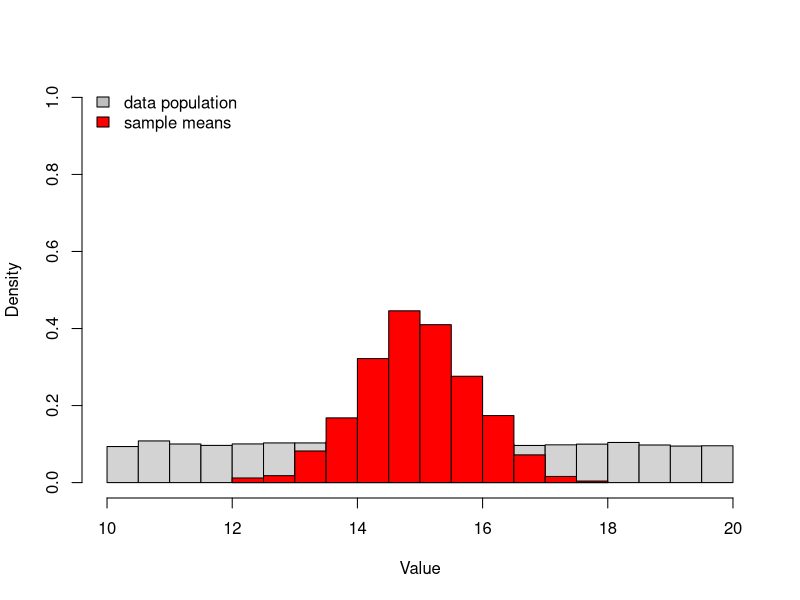
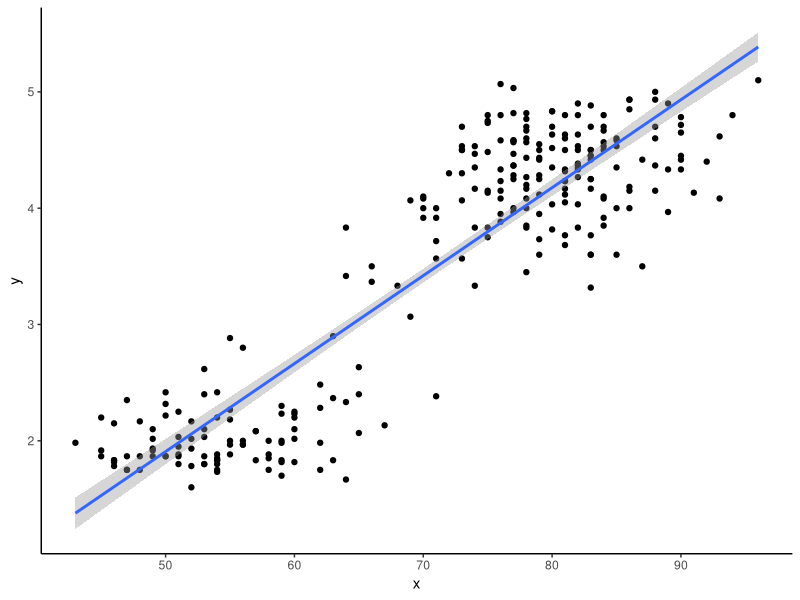
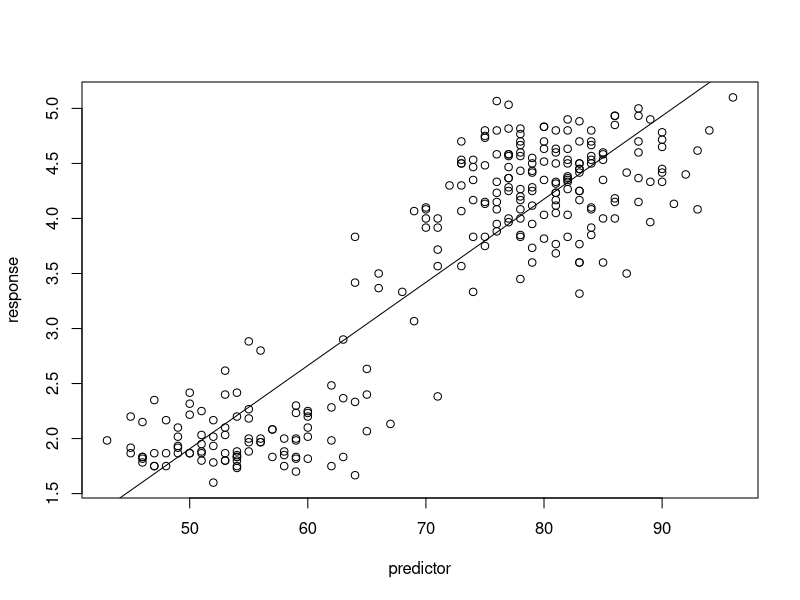
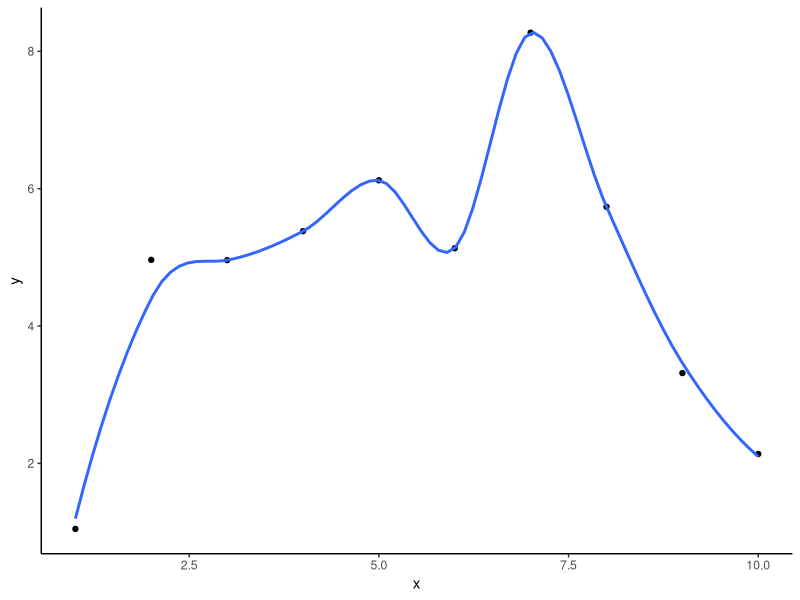
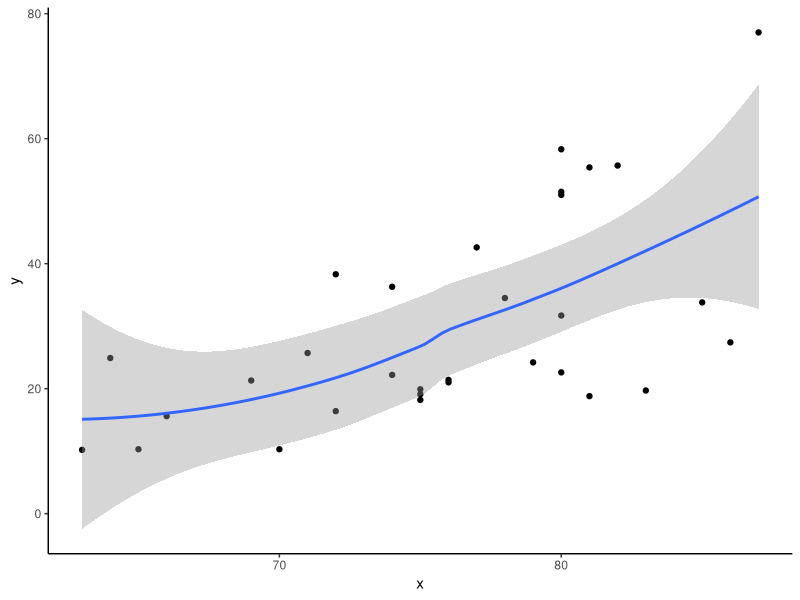
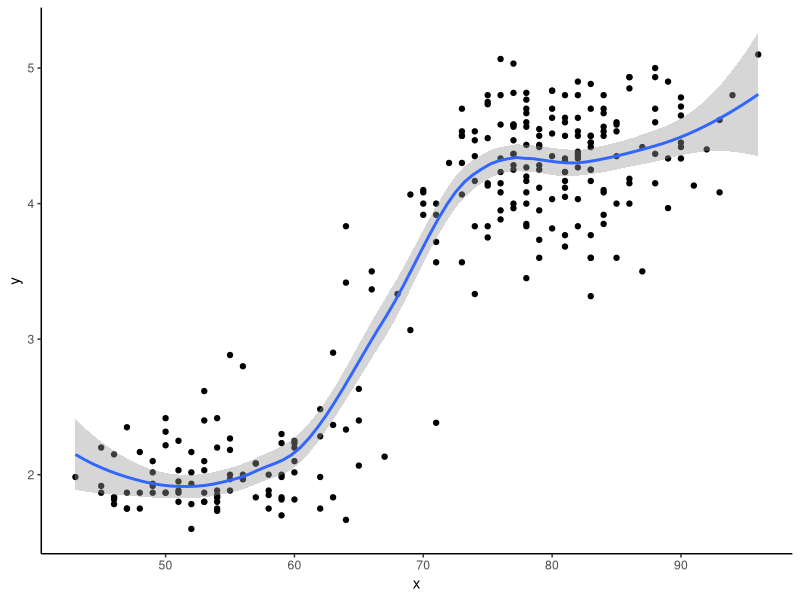
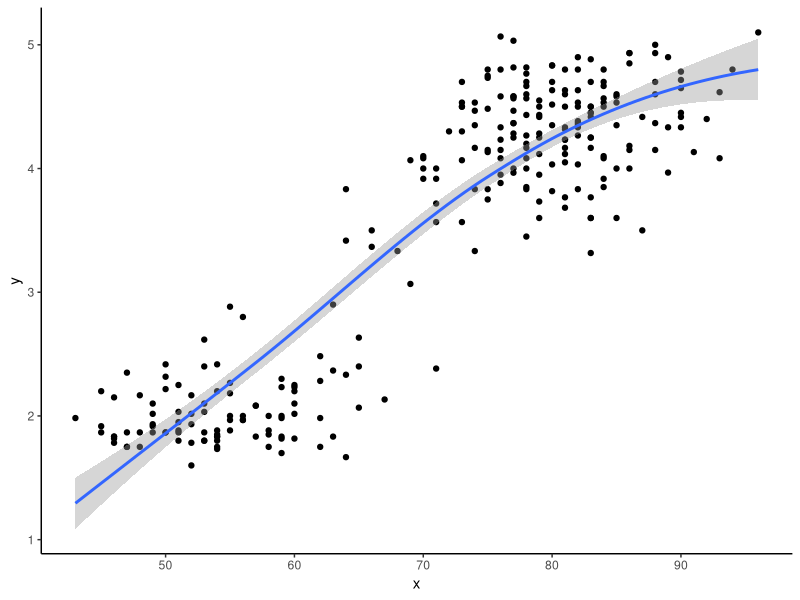
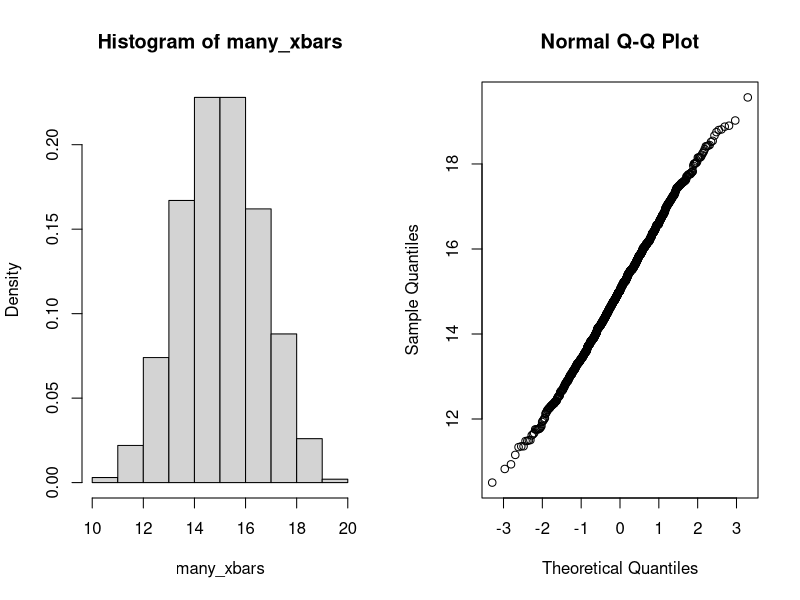

R code for these plots, in order: (Note: this script raises an error after producing the figures.)
## ---- chunk 1
library(dplyr)
library(ggplot2)
knitr::opts_chunk$set(echo = TRUE,cache = TRUE)
## ---- chunk 2

#  NRES 746, Lab 1  ----------------------
##  University of Nevada, Reno                        
##  Computational algorithms and review of statistics  

## ---- chunk 3

 # demo function (not part of lab)

myfunc <- function(x){
    # [add code here!]
}

## ---- chunk 4
myfunc <- function(x){     # demo function (not part of lab)
    sum(x)
}

## ---- chunk 5

# CENTRAL LIMIT THEOREM demonstration ------------------------

N <- 10          # sample size
lots <- 1000       # placeholder representing infinity 

##  Define the random number distribution. ------------------

runif(N,10,20)   # try uniform random number generator with min of 10 and max of 20. 

many_samples = replicate(lots,runif(N,10,20))  # do it many times!
many_xbars = colMeans(many_samples)

hist(many_samples,freq=F,ylim=c(0,1),main="",xlab="Value")      # plot out the distribution of sample means
hist(many_xbars,freq=F,add=T,col="red")    # overlay the distribution of the underlying data from which we are drawing samples.
legend("topleft",fill=c("gray","red"),legend=c("data population","sample means"),bty="n")     # add a legend to the plot

## ---- chunk 6

# LAB 1 answer key  --------------------

# this is just one solution- there are lots of other possibilities

## exercise 1a  ----------------------

CoefVar <- function(x){    
  cv <- sd(x,na.rm=TRUE)/mean(x,na.rm=TRUE)
  return(cv)     
}
#CoefVar(c(2,3,4,3,2,3,4))   # test your function

## ---- chunk 7

# Testing your code ------------------------ 
#   Explore the "trees" dataset 

#?trees

summary(trees)    # learn more about the data

trees$Height    # extract the "Height" column from the trees dataset.

CoefVar(trees$Height)    # run your new function!

## ---- chunk 8

library(ggplot2)

## exercise 1b ---------------------

    # ggplot version
DrawLine <- function(x,y){ 
  coefs <- coef(lm(y~x))
  df = data.frame(x=x,y=y)
  plot = ggplot(df,aes(x,y)) +
    geom_point() +
    geom_smooth(method="lm") +
    theme_classic()
  print(plot)
  return(coefs)
}

      # base R version
DrawLine_base <- function(x,y){ 
  plot(y~x,xlab="predictor",ylab="response")
  mod = lm(y~x)
  coefs <- coef(mod)
  abline(mod)
  return(coefs)
}

## ---- chunk 9

#DrawLine(trees$Height,trees$Volume)

# ?faithful
# summary(faithful)

## ggplot version:
DrawLine(faithful$waiting,faithful$eruptions)    # test your function using the old faithful eruptions data

## ggplot version:
DrawLine_base(faithful$waiting,faithful$eruptions)

## ---- chunk 10

## exercise 1c --------------------

    # ggplot version
DrawLine2 <- function(x,y,smooth=TRUE,span=1){ 
  if(smooth) coefs <- loess(y~x,span=span) else coefs <- coef(lm(y~x))
  df = data.frame(x=x,y=y)
  plot = ggplot(df,aes(x,y)) +
    geom_point() +
    geom_smooth(method="loess",span=span) +
    theme_classic()
  print(plot)
  return(coefs)
}

      # base R version
DrawLine2_base <- function(x,y,smooth=TRUE,span=1){  
  if(smooth==FALSE){
    plot(y~x)
    mod <- lm(y~x)
    coefs <- coef(mod)
    abline(coefs,lwd=2)
  }else{
    coefs <- loess(y~x,span=span)
    scatter.smooth(y~x,span=span,lpars=list(lwd=2))
  }
  return(coefs)     
}

## ---- chunk 11
xvec <- c(1:10)
yvec <- rnorm(length(xvec),c(2:6,7:3),2)
DrawLine2(xvec,yvec,smooth=T,span=0.5)    # run your new function!

DrawLine2(x=trees$Height,y=trees$Volume,smooth=F)

DrawLine2(faithful$waiting,faithful$eruptions,smooth=T,span=.5)    # test using the old faithful eruptions data

DrawLine2(faithful$waiting,faithful$eruptions,smooth=T,span=1.9)

## ---- chunk 12

## exercise 1d: CLT function  ------------------

CLTdemo <- function(N=10,min=0,max=1,visualize=T){
  lots <- 1000       # placeholder representing infinity 
  many_samples = replicate(lots,runif(N,min,max))  # generate lots of samples!
  many_xbars = colMeans(many_samples)  # compute lots of sample means
  if(visualize){
    layout(matrix(1:2,nrow=1))
    hist(many_xbars,freq=F)    # distribution of sample means.
    qqnorm(many_xbars)   # normal q-q plot
  }
  return(shapiro.test(many_xbars)$p.value)
}

## ---- chunk 13

CLTdemo(3,10,20)    # run your new function!

 ## you might want to replicate this many times...

replicate(5,CLTdemo(3,10,20,visualize=F))   # for example, replicate 5 times


## ---- chunk 14

newsum <- function(x,y=NULL){
  if(is.null(y)) sum(x) else x+y
}

newsum(5:10)   # use default value of y

newsum(5:10, 2)    

## ---- chunk 15

air_cleaned <- na.omit(airquality)    # remove rows with missing data

## ---- chunk 16

model1 <- lm(Ozone~Solar.R+Wind+Temp,data=air_cleaned)
summary(model1)

## ---- chunk 17

par(mfrow=c(3,2))
plot(model1, which=c(1:4))   # diagnostic plots (NOTE: the 'plot()' function returns these plots by default when the input is a linear regression model)


hist(residuals(model1), breaks=10)   # histogram of residuals
plot(predict(model1) ~ air_cleaned$Ozone)     # plot predicted vs observed- should follow 1:1 line. Examine this for model biases.
abline(0,1)

## ---- chunk 18

coplot(air_cleaned$Ozone~air_cleaned$Temp|air_cleaned$Solar.R,rows=1)  # the "|" operator can be read "conditional on"

       # alternatively, you can use ggplot
library(ggplot2)
ggplot(air_cleaned,aes(Temp,Solar.R)) +
  geom_point(aes(size=Ozone))


## ---- chunk 19
formula2 <- "Ozone ~ Wind + Solar.R * Temp"   # you can name formulas...
## ---- chunk 20

model2 <- lm(formula2,data=air_cleaned)

## ---- chunk 21

## exercise 2b: predict ozone concentration  ------------------

##  written answer:  the null hypothesis is that the true regression coefficient for the population of interest is zero. 

## ---- chunk 22

## exercise 2a: predict ozone concentration  ------------------

# summary(model2)
# ?airquality

library(ggeffects)
library(cowplot)

r1 = predict_response(model2, terms = "Wind")
r2 = predict_response(model2, terms = c("Temp","Solar.R"))

a = plot(r1,show_data = T, jitter = 0.1)
b = plot(r2,show_data = T, jitter = 0.1)

plot_grid(a,b)

anova(model2)
drop1(model2,test="Chisq")

model3 = lm(Ozone~scale(Wind)+scale(Solar.R)*scale(Temp),data=air_cleaned)
summary(model3)

## short answer: all variables are important and it is difficult to tell which is 'most important'. Standardized coefficients indicate that temperature may be the strongest effect, followed by wind. Interestingly, the main effect of the 'Temp' variable was 'non-significant' in model 2 but the effect was coded by the interaction term effectively. So when interaction terms are included in a model it does NOT make sense to interpret the main effect without also considering the interaction term. 

## ---- chunk 23

# Exercise 4: brute force z-tests! --------------------


#   from lecture...

z.test.algorithm <- function(sample, pop.mean, pop.sd){
  
  # Compute the sample statistic
  observed_mean <- mean(sample)
  sample.size <- length(sample)   # compute sample size

  # Generate SAMPLING DISTRIBUTION
  
  reps <- 1000                 # set the number of replicate samples
  null_dist <- numeric(reps)       # initialize a storage structure for sampling distribution
  
  for(i in 1:reps){            # for each replicate... 
    nullsamp <- rnorm(sample.size,pop.mean,pop.sd)      # draw a sample assuming no treatment effect       
    null_dist[i] <- mean(nullsamp)           # compute and store the samples produced under the null hypothesis
  }
  
  more.extreme <- length(which(null_dist<=observed_mean))       # how many of these samples equal or exceed the sample statistic?
  p_value <- more.extreme/reps
  
  to_return <- list()   # initialize object to return
  
  to_return$null_dist <- null_dist
  to_return$p_value <- p_value
  to_return$observed_mean <- observed_mean
  
  return(to_return)

}

# population.mean = 4.5
# population.sd = 0.9
# my.sample = c(3.14,3.27,2.56,3.77,3.34,4.32,3.84,2.19,5.24,3.09)
# ztest <- z.test.algorithm(sample = my.sample, pop.mean=population.mean, pop.sd=population.sd )

## ---- chunk 24
population.mean = 4.5
population.sd = 0.9
my.sample = c(3.14,3.27,2.56,3.77,3.34,4.32,3.84,2.19,5.24,3.09)
# ztest <- z.test.algorithm(sample = my.sample, pop.mean=population.mean, pop.sd=population.sd )  # use function from class..

z.test.q4a <- function(sample, pop.mean, pop.sd, onetail=T){
    # [add code here!]
}
#z.test.q4a(sample = my.sample, pop.mean=population.mean, pop.sd=population.sd,onetail=F )   # test your function

## ---- chunk 25

## Question 4a  -----------------------

z.test.q4a <- function(sample, pop.mean, pop.sd, onetail=T){
  
  # Compute the sample statistic

  observed_mean <- mean(sample)

  sample.size <- length(sample)   # compute sample size

  # Generate SAMPLING DISTRIBUTION

  reps <- 1000                 # set the number of replicate samples
  null_dist <- numeric(reps)       # initialize a storage structure for sampling distribution

  for(i in 1:reps){            # for each replicate...
    nullsamp <- rnorm(sample.size,pop.mean,pop.sd)      # draw a sample assuming no treatment effect
    null_dist[i] <- mean(nullsamp)           # compute and store the sample produced under the null hypothesis
  }

  if(onetail==T){
    more.extreme <- length(which(null_dist<=observed_mean))       # how many of these samples are more extreme than the sample statistic?
    p_value <- more.extreme/reps
  }else{
    obs_dev <- abs(observed_mean-pop.mean)
    low <- pop.mean-obs_dev       # limit to extremeness in low body mass
    high <- pop.mean+obs_dev       # limit to extremeness in high body mass
    more.extreme <- length(which((null_dist<=low)|(null_dist>=high)))
    p_value <- more.extreme/reps
  }


  to_return <- list()   # initialize object to return

  to_return$null_dist <- null_dist
  to_return$p_value <- p_value
  to_return$observed_mean <- observed_mean

  return(to_return)

}


## ---- chunk 26

z.test.q4a <- function(sample, pop.mean, pop.sd, onetail=T){

  observed_mean <- mean(sample)
  
  sample.size <- length(sample)   # compute sample size
  
  reps <- 1000                 # set the number of replicate samples
  null_dist <- numeric(reps)       # initialize a storage structure for sampling distribution
  
  for(i in 1:reps){            # for each replicate... 
    nullsamp <- rnorm(sample.size,pop.mean,pop.sd)      # draw a sample assuming no treatment effect       
    null_dist[i] <- mean(nullsamp)           # compute and store the sample produced under the null hypothesis
  }
  
  if(onetail==T){
    more.extreme <- length(which(null_dist<=observed_mean))       # how many of these samples are more extreme than the sample statistic?
    p_value <- more.extreme/reps
  }else{
    obs_dev <- abs(observed_mean-pop.mean)
    low <- pop.mean-obs_dev       # limit to extremeness in low body mass
    high <- pop.mean+obs_dev       # limit to extremeness in high body mass
    more.extreme <- length(which((null_dist<=low)|(null_dist>=high)))
    p_value <- more.extreme/reps
  }
 
  to_return <- list()   # initialize object to return
  
  to_return$null_dist <- null_dist
  to_return$p_value <- p_value
  to_return$observed_mean <- observed_mean
  
  return(to_return)

}


## ---- chunk 27

population.mean = 4.5
population.sd = 0.9
my.sample = c(5.14,3.27,4.56,3.77,3.34,4.32,3.84,3.19,5.24,4.09)
z.test.q4a(sample = my.sample, pop.mean=population.mean, pop.sd=population.sd,onetail=F )

   # also try using the code from lecture to compare against a "real" z-test!

## ---- chunk 28
population.mean = 4.5
population.sd = 0.9
my.sample = c(5.14,3.27,4.56,3.77,3.34,4.32,3.84,3.19,5.24,4.09)
## ---- chunk 29

grade_this({
  if (!is.function(.result)) {
    fail("Remember to comment out everything but the function!")
  }
  fail_if(!all(names(.result(sample = my.sample, pop.mean=population.mean, pop.sd=population.sd,onetail=T ))%in%c("null_dist","p_value","observed_mean")),"check the list names for your returned object")
  fail_if(.result(sample = my.sample, pop.mean=population.mean, pop.sd=population.sd,onetail=T )$observed_mean!=mean(my.sample),"sample mean is incorrect") 
  pass_if(near(.result(sample = my.sample, pop.mean=population.mean, pop.sd=population.sd,onetail=T)$p_value,
               .solution(sample = my.sample, pop.mean=population.mean, pop.sd=population.sd,onetail=T)$p_value, 0.05))
  fail()
})

## ---- chunk 30
null.data=c(2.2,3.86,6.39,4.6,3.43,5.16,4.36,4.22,6.31,4.61,5.13,4.12,4.64,4.03,5.01,7.33,5.35,4.7,2.82,4.87,3.87,5.95,5.28,4.02,3.58,4.03,5.38,5.5,3.07,3.29,3.45,5.25,5.7,1.26,5.28,4.19,4.76,4.2,4.81,2.5)
my.sample = c(3.14,3.27,2.56,3.77,3.34,4.32,3.84,2.19,5.24,3.09)
# ztest <- z.test.algorithm(sample = my.sample, pop.mean=population.mean, pop.sd=population.sd )  # use function from class..

z.test.q4b <- function(sample, null.data){
    # [add code here!]
}
#z.test.q4b(sample = my.sample, null.data )   # test your function

## ---- chunk 31

## Question 4b  --------------------

z.test.q4b <- function(sample=my.sample, null.data){

  # Compute the sample statistic
  
  observed_mean <- mean(sample)
  
  sample.size <- length(sample)   # compute sample size

  # Generate SAMPLING DISTRIBUTION
  
  reps <- 1000                 # set the number of replicate samples
  null_dist <- numeric(reps)       # initialize a storage structure for sampling distribution
  
  for(i in 1:reps){            # for each replicate... 
    nullsamp <- sample(null.data,sample.size,replace=T)      # draw a sample assuming no treatment effect       
    null_dist[i] <- mean(nullsamp)           # compute and store the sample produced under the null hypothesis
  }
  
  more.extreme <- length(which(null_dist<=observed_mean))       # how many of these samples are more extreme than the sample statistic?
  p_value <- more.extreme/reps
  
  to_return <- list()   # initialize object to return
  
  to_return$null_dist <- null_dist
  to_return$p_value <- p_value
  to_return$observed_mean <- observed_mean
  
  return(to_return)

}

## ---- chunk 32

z.test.q4b <- function(sample=my.sample, null.data){
  
  observed_mean <- mean(sample)
  
  sample.size <- length(sample)   # compute sample size
  
  reps <- 1000                 # set the number of replicate samples
  null_dist <- numeric(reps)       # initialize a storage structure for sampling distribution
  
  for(i in 1:reps){            # for each replicate... 
    nullsamp <- sample(null.data,sample.size,replace=T)      # draw a sample assuming no treatment effect       
    null_dist[i] <- mean(nullsamp)           # compute and store the sample produced under the null hypothesis
  }
  
  
  more.extreme <- length(which(null_dist<=observed_mean))       # how many of these samples are more extreme than the sample statistic?
  p_value <- more.extreme/reps
  
  to_return <- list()   # initialize object to return
  
  to_return$null_dist <- null_dist
  to_return$p_value <- p_value
  to_return$observed_mean <- observed_mean
  
  return(to_return)

}


## ---- chunk 33

null.data=c(2.2,3.86,6.39,4.6,3.43,5.16,4.36,4.22,6.31,4.61,5.13,4.12,4.64,4.03,5.01,7.33,5.35,4.7,2.82,4.87,3.87,5.95,5.28,4.02,3.58,4.03,5.38,5.5,3.07,3.29,3.45,5.25,5.7,1.26,5.28,4.19,4.76,4.2,4.81,2.5)
my.sample = c(3.14,3.27,2.56,3.77,3.34,4.32,3.84,2.19,5.24,3.09)
z.test.q4b(sample = my.sample, null.data )

## ---- chunk 34
null.data=c(2.2,3.86,6.39,4.6,3.43,5.16,4.36,4.22,6.31,4.61,5.13,4.12,4.64,4.03,5.01,7.33,5.35,4.7,2.82,4.87,3.87,5.95,5.28)
my.sample = c(3.14,3.27,2.56,3.77,3.34,4.32,3.84,2.19,5.24,3.09)
## ---- chunk 35

grade_this({
  if (!is.function(.result)) {
    fail("Remember to comment out everything but the function!")
  }
  fail_if(!all(names(.result(sample = my.sample, null.data=null.data))%in%c("null_dist","p_value","observed_mean")),"check the list names for your returned object")
  fail_if(.result(sample = my.sample, null.data=null.data)$observed_mean!=mean(my.sample),"sample mean is incorrect") 
  pass_if(near(.result(sample = my.sample, null.data=null.data)$p_value,
               .solution(sample = my.sample, null.data=null.data)$p_value, 0.05))
  fail()
})

## ---- chunk 36

# Exercise 5: Bootstrapping regression coefficients! ---------------

# first, grab the code from the lecture (bootstrapping R-squared)

# Function for returning a vector of R-squared statistics from models regressing a response variable on multiple possible predictor variables
   # here we assume that all columns in the input data frame that are NOT the response variable are potential predictor variables.

Rsquared <- function(df,responsevar="Volume"){    # univariate models only- interaction and multiple regression not implemented here
  response <- df[,responsevar]       # extract the response variable
  names <- names(df)                  
  rsq <- numeric(length(names))        # named storage vector
  names(rsq) <- names(df)               
  rsq <- rsq[names(rsq)!=responsevar]           # assume that all columns that are not the response variable are possible predictor variables
  for(i in names(rsq)){         # loop through predictors
      predictor <- df[,i]                  # extract this predictor
      model <- lm(response~predictor)       # regress response on predictor
      rsq[i] <- summary(model)$r.square       # extract R-squared statistic
  }
  return(rsq)     
}

boot_sample <- function(df,statfunc,n_samples,n_stats,responsevar="Volume"){
  indices <- c(1:nrow(df))
  output <- matrix(NA,nrow=n_samples,ncol=n_stats)        # storage object- to store a single bootstrapped sample from the original data
  
  for(i in 1:n_samples){              # for each bootstrap replicate:
    boot_rows <- sample(indices,size=nrow(df),replace=T)         # randomly sample observations with replacement
    newdf <- df[boot_rows,]                       # dataframe of bootstrapped observations
    output[i,] <- statfunc(newdf,responsevar)                 # generate statistics from the bootstrapped sample  (e.g., compute Rsquared after regressing y on all possible x variables)
  }
  return(output)
}

# boot <- boot_sample(df=trees,statfunc=Rsquared,n_samples=1000,n_stats=2)   # generate test statistics (Rsquared vals) for 1000 bootstrap samples
# confint <- apply(boot,2,function(t)  quantile(t,c(0.025,0.5,0.975)))       # summarize the quantiles to generate confidence intervals for each predictor variable
# colnames(confint) <- names(stat)
# t(confint)


## ---- chunk 37
df <- mtcars[,c(1,3,4,6)]
   
RegressionCoefs <- function(df,responsevar){
    # [add code here!]
}
# RegressionCoefs(df,"mpg")

## ---- chunk 38

## exercise 5a  -------------------

RegressionCoefs <- function(df=trees,responsevar="Volume"){    # univariate models only- interaction and multiple regression not implemented here
  response <- df[,responsevar]       # extract the response variable
  names <- names(df)                  
  coefs <- numeric(length(names))        # named storage vector
  names(coefs) <- names(df)               
  coefs <- coefs[names(coefs)!=responsevar]           # assume that all columns that are not the response variable are possible predictor variables
  i=names(coefs)[1]
  for(i in names(coefs)){         # loop through predictors
      predictor <- df[,i]                  # extract this predictor
      model <- lm(response~predictor)       # regress response on predictor
      coefs[i] <- coefficients(model)["predictor"]       # extract slope term
  }
  return(coefs)     
}


## ---- chunk 39

RegressionCoefs <- function(df=trees,responsevar="Volume"){    # univariate models only- interaction and multiple regression not implemented here
  response <- df[,responsevar]       # extract the response variable
  names <- names(df)                  
  coefs <- numeric(length(names))        # named storage vector
  names(coefs) <- names(df)               
  coefs <- coefs[names(coefs)!=responsevar]           # assume that all columns that are not the response variable are possible predictor variables
  i=names(coefs)[1]
  for(i in names(coefs)){         # loop through predictors
      predictor <- df[,i]                  # extract this predictor
      model <- lm(response~predictor)       # regress response on predictor
      coefs[i] <- coefficients(model)["predictor"]       # extract slope term
  }
  return(coefs)     
}


## ---- chunk 40

RegressionCoefs(df=trees,responsevar="Volume")   # should return two regression coefficients

## ---- chunk 41
grade_this({
  if (!is.function(.result)) {
    fail("Remember to comment out everything but the function!")
  }
  pass_if(all(.result(df=trees,responsevar="Volume")==.solution(df=trees,responsevar="Volume")))
  fail()
})

## ---- chunk 42
df <- mtcars[,c(1,3,4,6)]
responsevar="mpg"

 # note: this is copied from the lecture code...
boot_sample <- function(df,statfunc,n_samples,responsevar="Volume"){
  indices <- c(1:nrow(df))
  output <- matrix(NA,nrow=n_samples,ncol=ncol(df)-1)        # storage object- to store a single bootstrapped sample from the original data
  
  for(i in 1:n_samples){              # for each bootstrap replicate:
    boot_rows <- sample(indices,size=nrow(df),replace=T)         # randomly sample observations with replacement
    newdf <- df[boot_rows,]                       # dataframe of bootstrapped observations
    output[i,] <- statfunc(newdf,responsevar)                 # generate statistics from the bootstrapped sample  (e.g., compute Rsquared after regressing y on all possible x variables)
  }
  return(output)
}

BootCoefs <- function(df,statfunc,n_samples,responsevar){
    # [add code here!]
}
# BootCoefs(df=df,statfunc=RegressionCoefs,
#               n_samples=1000,responsevar=responsevar)

## ---- chunk 43

## exercise 5b  -----------------

 # note: this is copied from the lecture code...
boot_sample <- function(df,statfunc,n_samples,responsevar="Volume"){
  indices <- c(1:nrow(df))
  output <- matrix(NA,nrow=n_samples,ncol=ncol(df)-1)        # storage object- to store a single bootstrapped sample from the original data
  
  for(i in 1:n_samples){              # for each bootstrap replicate:
    boot_rows <- sample(indices,size=nrow(df),replace=T)         # randomly sample observations with replacement
    newdf <- df[boot_rows,]                       # dataframe of bootstrapped observations
    output[i,] <- statfunc(newdf,responsevar)                 # generate statistics from the bootstrapped sample  (e.g., compute Rsquared after regressing y on all possible x variables)
  }
  return(output)
}


BootCoefs <- function(df=trees,statfunc=RegressionCoefs,n_samples=1000,responsevar="Volume"){    # univariate models only- interaction and multiple regression not implemented here
  boot <- boot_sample(df=df,statfunc=statfunc,n_samples=n_samples,responsevar=responsevar)   # generate test statistics (Rsquared vals) for 1000 bootstrap samples
  confint <- apply(boot,2,function(t)  quantile(t,c(0.025,0.5,0.975)))       # summarize the quantiles to generate confidence intervals for each predictor variable
  colnames(confint) <- paste("stat",c(1:(ncol(df)-1)),sep="")
  return(t(confint))     
}


## ---- chunk 44

 # note: this is copied from the lecture code...
boot_sample <- function(df,statfunc,n_samples,responsevar="Volume"){
  indices <- c(1:nrow(df))
  output <- matrix(NA,nrow=n_samples,ncol=ncol(df)-1)        # storage object- to store a single bootstrapped sample from the original data
  
  for(i in 1:n_samples){              # for each bootstrap replicate:
    boot_rows <- sample(indices,size=nrow(df),replace=T)         # randomly sample observations with replacement
    newdf <- df[boot_rows,]                       # dataframe of bootstrapped observations
    output[i,] <- statfunc(newdf,responsevar)                 # generate statistics from the bootstrapped sample  (e.g., compute Rsquared after regressing y on all possible x variables)
  }
  return(output)
}


BootCoefs <- function(df=trees,statfunc=RegressionCoefs,n_samples=1000,responsevar="Volume"){    # univariate models only- interaction and multiple regression not implemented here
  boot <- boot_sample(df=df,statfunc=statfunc,n_samples=n_samples,responsevar=responsevar)   # generate test statistics (Rsquared vals) for 1000 bootstrap samples
  confint <- apply(boot,2,function(t)  quantile(t,c(0.025,0.5,0.975)))       # summarize the quantiles to generate confidence intervals for each predictor variable
  colnames(confint) <- paste("stat",c(1:(ncol(df)-1)),sep="")
  return(t(confint))     
}


## ---- chunk 45

BootCoefs(df=trees,statfunc=RegressionCoefs,n_samples=1000,responsevar="Volume")

df <- mtcars[,c(1,3,4,6)]
responsevar="mpg"
BootCoefs(df=df,
          statfunc=RegressionCoefs,
          n_samples=1000,
          responsevar=responsevar
)

## ---- chunk 46

RegressionCoefs <- function(df=trees,responsevar="Volume"){    # univariate models only- interaction and multiple regression not implemented here
  response <- df[,responsevar]       # extract the response variable
  names <- names(df)                  
  coefs <- numeric(length(names))        # named storage vector
  names(coefs) <- names(df)               
  coefs <- coefs[names(coefs)!=responsevar]           # assume that all columns that are not the response variable are possible predictor variables
  i=names(coefs)[1]
  for(i in names(coefs)){         # loop through predictors
      predictor <- df[,i]                  # extract this predictor
      model <- lm(response~predictor)       # regress response on predictor
      coefs[i] <- coefficients(model)["predictor"]       # extract slope term
  }
  return(coefs)     
}


## ---- chunk 47
grade_this({
  if (!is.function(.result)) {
    fail("Remember to comment out everything but the function!")
  }
  fail_if(any(dim(.result(df=trees,
          statfunc=RegressionCoefs,
          n_samples=1000,
          responsevar="Volume"))!=c(2,3)),
          "check the dimension of the matrix that is returned")
  pass_if(all(near(.result(df=mtcars[,c(1,3,4,6)],
          statfunc=RegressionCoefs,
          n_samples=1000,
          responsevar="mpg"),
          .solution(df=mtcars[,c(1,3,4,6)],
          statfunc=RegressionCoefs,
          n_samples=1000,
          responsevar="mpg"),0.2)
          ))
  fail()
})

## ---- chunk 48

BootCoefs(df=trees,statfunc=RegressionCoefs,n_samples=1000,responsevar="Volume")

confint.lm(lm(Volume~Girth,trees))    # compare with lm() 
